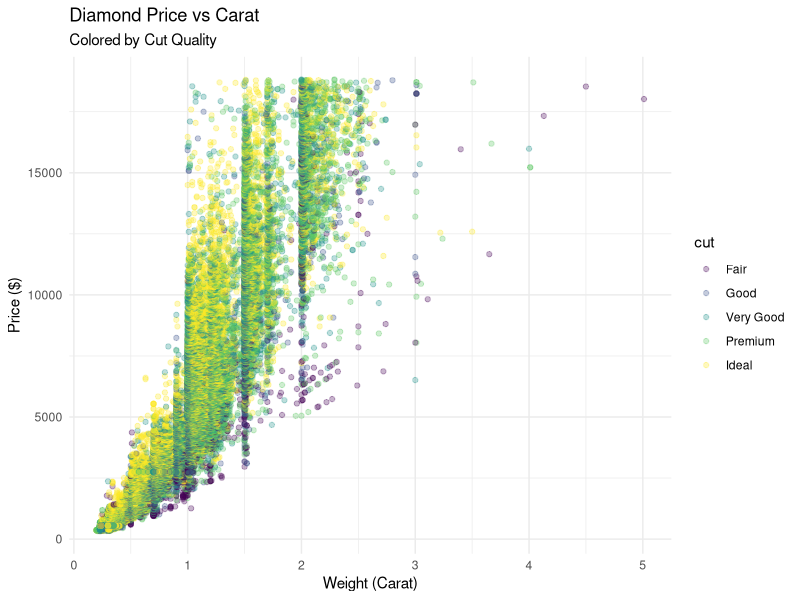

Reproduce this figure in R.
## ---- chunk 1
library(dplyr)
library(ggplot2)
library(readr)
knitr::opts_chunk$set(echo = TRUE, message = FALSE, warning = FALSE)
## ---- chunk 2
data(diamonds)

# Quick look at the first few rows
head(diamonds)

# Check the data types (Structure)
str(diamonds)
## ---- chunk 3
# Select specific columns and ranges
subset_diamonds <- select(diamonds, carat, color:clarity)

# Select columns using helper functions
diamondC <- select(diamonds, starts_with("C"))
diamondR <- select(diamonds, ends_with("R"))
## ---- chunk 4
# Remove table and price by name
diamondDrop <- select(diamonds, -c(table, price))

# Remove by index (Column 1 and 5)
diamondDrop_idx <- select(diamonds, -c(1, 5))
## ---- chunk 5
# Filter for large diamonds (>1 carat)
diamond1 <- filter(diamonds, carat > 1)

# Filter for Premium cut diamonds
diamondPremium <- filter(diamonds, cut == "Premium")

# Complex filtering (Carat and Color)
diamondsHigh <- filter(diamonds, carat > 0.75 & color == "D")
## ---- chunk 6
diamondSort <- arrange(diamonds, price)
# View cheapest and most expensive
head(diamondSort, 3)
tail(diamondSort, 3)
## ---- chunk 7
# Rename 'cut' to 'Quality'
diamondRN <- rename(diamonds, Quality = cut)

# Calculate how far each diamond is from the average price
diamondDiff <- mutate(diamonds, PRICEdiff = price - mean(price, na.rm = TRUE))

# Get a random sample to check results
sample_n(diamondDiff, size = 4)
## ---- chunk 8
# Group by clarity and calculate statistics
CLARITY_summary <- diamonds %>%
  group_by(clarity) %>%
  summarize(
    PRICE.Average = mean(price, na.rm = TRUE), 
    PRICE.Max = max(price, na.rm = TRUE), # Fixed from min to max for logic
    PRICE.Median = median(price, na.rm = TRUE)
  )

print(CLARITY_summary)
## ---- chunk 9
# Create custom weight categories for carats
diamonds$category3 <- cut(diamonds$carat, 
                          breaks = c(0, 0.25, 0.5, 0.75, 1, 100),
                          labels = c("Very Small", "Small", "Medium", "Large", "Huge"))

# Analyze average price by these new categories
category_summary <- diamonds %>%
  group_by(category3) %>%
  summarize(PRICE.Average = mean(price, na.rm = TRUE))

print(category_summary)
## ---- chunk 10
ggplot(diamonds, aes(x = carat, y = price, colour = cut)) +
  geom_point(alpha = 0.3) +
  theme_minimal() +
  labs(title = "Diamond Price vs Carat",
       subtitle = "Colored by Cut Quality",
       x = "Weight (Carat)",
       y = "Price ($)")
